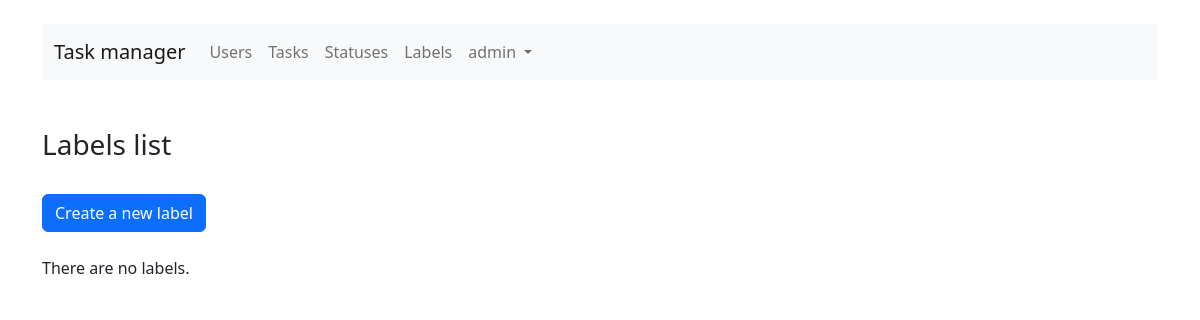
The app's page /labels/ (signed in), older data.
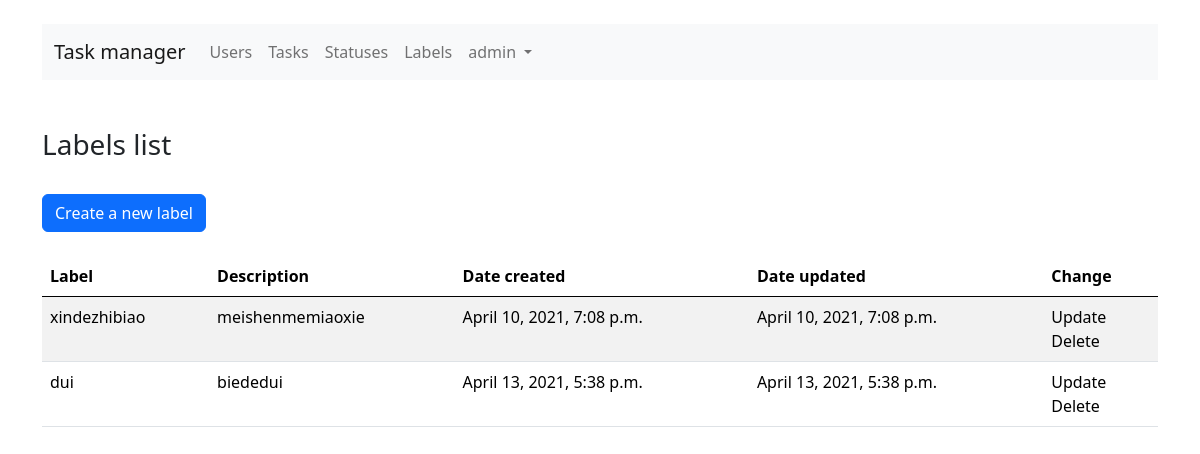
The same page, newer data.
### labels/models.py (models this page shows, shortened)
class Label(models.Model):
    label = models.CharField(max_length=40)
    description = models.TextField()
    date_created = models.DateTimeField(default=timezone.now)
    author = models.ForeignKey(User, related_name='label_author', on_delete=models.CASCADE)
    date_updated = models.DateTimeField(default=timezone.now)
    last_editor = models.ForeignKey(User, related_name='label_last_editor', on_delete=models.CASCADE)

### labels/views.py (the view, shortened to what this page needs)
# urls.py: path('', views.LabelListView.as_view(), name='labels_list'),
class LabelListView(LoginRequiredMixin, generic.ListView):
    model = Label
    template_name = 'labels/labels-list.html'
    context_object_name = 'labels_list'

### task_manager/templates/labels/labels-list.html
{% extends 'base.html' %}
{% load i18n %}
{% block content %}
<br>
<h3>{% trans 'Labels list' %}</h3>
<br>
<a href="{% url 'label_creation' %}" class="btn btn-primary">{% trans 'Create a new label' %}</a>
<br>
<br>
{% if labels_list %}
<table class="table table-striped">
  <thead>
    <tr>
      <th>{% trans 'Label' %}</th>
      <th>{% trans 'Description' %}</th>
      <th>{% trans 'Date created' %}</th>
      <th>{% trans 'Date updated' %}</th>
      <th>{% trans 'Change' %}</th>
    </tr>
  </thead>
  <tbody>
  {% for object in labels_list %}
      <tr>
          <td>{{ object.label }}</td>
          <td>{{ object.description }}</td>
          <td>{{ object.date_created }}</td>
          <td>{{ object.date_updated }}</td>
          <td>
              <a class="dropdown-item" href="{% url 'label_update' object.id %}">{% trans 'Update' %}</a>
              <a class="dropdown-item" href="{% url 'label_delete' object.id %}">{% trans 'Delete' %}</a>
          </td>
      </tr>
  {% endfor %}
  </tbody>
</table>
{% else %}
    <p>{% trans 'There are no labels.' %}</p>
{% endif %}
{% endblock %}

Row changes from the older to the newer data that the page shows:
added Label: label "xindezhibiao", description "meishenmemiaoxie", date_created "April 10, 2021, 7:08 p.m.", date_updated "April 10, 2021, 7:08 p.m."
added Label: label "dui", description "biededui", date_created "April 13, 2021, 5:38 p.m.", date_updated "April 13, 2021, 5:38 p.m."
Text that changed along with them:
text no longer shown: "There are no labels."
text now shown: "Label Description Date created Date updated Change"
